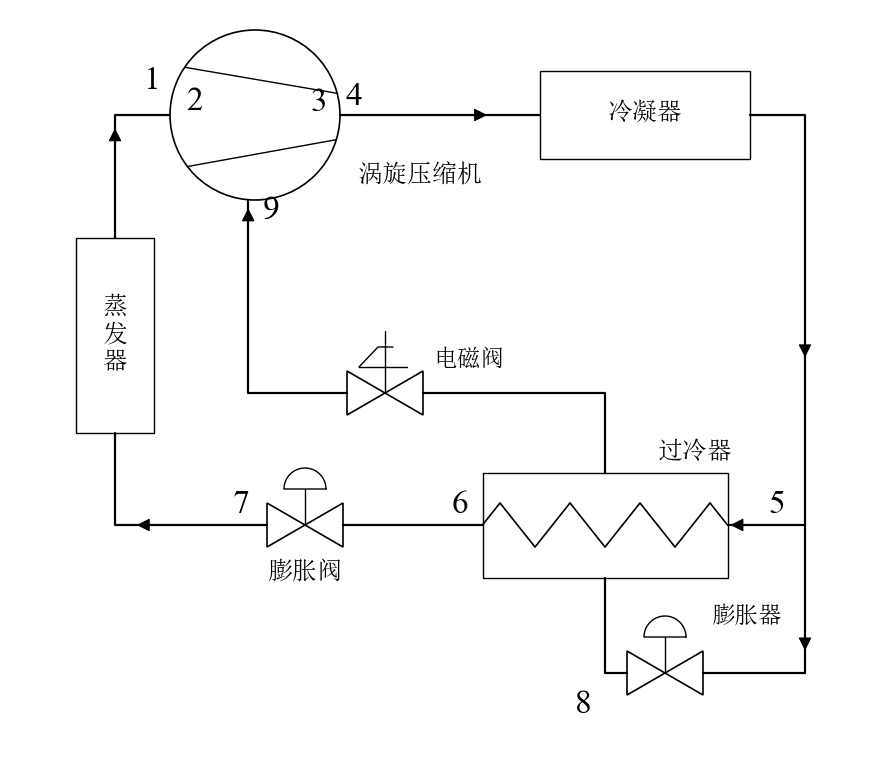

The script that saved this image:
# -*- coding: utf-8 -*-
"""示例:涡旋压缩机 + 过冷器(经济器)补气增焓循环 —— 参考图复刻。

状态点编号(与参考图一致):
  1 压缩机吸气   2 吸气腔   3 排气腔   4 压缩机排气 -> 冷凝器
  5 冷凝器出口(分流点)-> 过冷器主路   6 过冷器主路出口 -> 膨胀阀
  7 膨胀阀出口 -> 蒸发器   8 膨胀器出口 -> 过冷器壳侧(补气支路)
  9 过冷器壳侧补气 -> 电磁阀 -> 压缩机补气口

部件:全部来自库内 —— 冷凝器/蒸发器用 make_rect,过冷器用
make_heat_exchanger(矩形壳 + 三角折波),对顶三角阀(穹顶/电磁线圈)
用 bowtie_valve_dome / bowtie_valve_solenoid,涡旋压缩机(圆 + 收敛
双弦)用 make_scroll_chord。
"""
import os
import sys

sys.path.insert(0, os.path.dirname(os.path.dirname(os.path.abspath(__file__))))

from cycleplot import Diagram, use_font
from cycleplot.parts import (bowtie_valve_dome, bowtie_valve_solenoid,
                             make_heat_exchanger, make_rect,
                             make_scroll_chord)

use_font()

LW = 1.6          # 管线线宽(参考图为粗线风格)
HEAD = 20         # 随线箭头大小
NUM = 24          # 状态点编号字号


# =========================
# 组装
# =========================
d = Diagram(width=880, height=760)

comp = d.add(make_scroll_chord(), "涡旋压缩机", loc=(250, 110),
             label_offset=(103, 61.2), label_ha="left")
evap = d.add(make_rect(78, 195, name="蒸发器"), "蒸\n发\n器", loc=(110, 330))
cond = d.add(make_rect(210, 88, name="冷凝器"), "冷凝器", loc=(640, 110))
# 过冷器用库内换热器(矩形壳 + 三角折波盘管),端口四边中点
sub = d.add(make_heat_exchanger(245, 105, shape="rect_zigzag7",
                                name="过冷器"), "", loc=(600, 520))

tev1 = d.add(bowtie_valve_dome, "膨胀阀", loc=(300, 520))
sol = d.add(bowtie_valve_solenoid, "", loc=(380, 388))
tev2 = d.add(bowtie_valve_dome, "", loc=(660, 668))

d.text(690, 448, "过冷器", size=18)
d.text(428, 356, "电磁阀", ha="left", size=17)   # 让开东侧进管,放管线上方
d.text(706, 612, "膨胀器", ha="left", size=17)

# =========================
# 管路(箭头位置用弧长比例 head_at 标)
# =========================
# 蒸发器 -> 压缩机吸气(1)
d.pipe(evap["top"], comp["suction"], via=[(110, 110)],
       lw=LW, head_size=HEAD, head_at=(0.35,))
# 压缩机排气(4)-> 冷凝器
d.pipe(comp["discharge"], cond["left"], lw=LW, head_size=HEAD,
       head_at=(0.5,))
# 冷凝器 -> 右侧立管 -> 膨胀器(途中 5 分流去 过冷器)
d.pipe(cond["right"], tev2["in"], via=[(800, 110), (800, 668)],
       lw=LW, head_size=HEAD, head_at=(0.35, 0.76))
# 5:立管 -> 过冷器主路进口
d.pipe((800, 520), sub["right"], lw=LW, head_size=HEAD, head_at=(0.5,))
# 6:过冷器主路出口 -> 膨胀阀
d.pipe(sub["left"], tev1["in"], lw=LW, head=False)
# 7:膨胀阀 -> 蒸发器
d.pipe(tev1["out"], evap["bottom"], via=[(110, 520)],
       lw=LW, head_size=HEAD, head_at=(0.34,))
# 9:过冷器壳侧补气 -> 电磁阀
d.pipe(sub["top"], sol["in"], via=[(600, 388)], lw=LW, head=False)
# 9:电磁阀 -> 压缩机补气口
d.pipe(sol["out"], comp["inj"], via=[(243, 388)],
       lw=LW, head_size=HEAD, head_at=(0.81,))
# 8:膨胀器 -> 过冷器壳侧底部
d.pipe(tev2["out"], sub["bottom"], via=[(600, 668)], lw=LW, head=False)

# =========================
# 状态点编号
# =========================
for s, x, y in (("1", 146, 76), ("2", 190, 97), ("3", 314, 98),
                ("4", 349, 92), ("9", 266, 206),
                ("5", 772, 500), ("6", 455, 500), ("7", 236, 500),
                ("8", 578, 700)):
    d.text(x, y, s, size=NUM)

out = os.path.join(os.path.dirname(os.path.abspath(__file__)),
                   "subcooler_cycle.png")
d.save(out)
print("已生成:", out)
